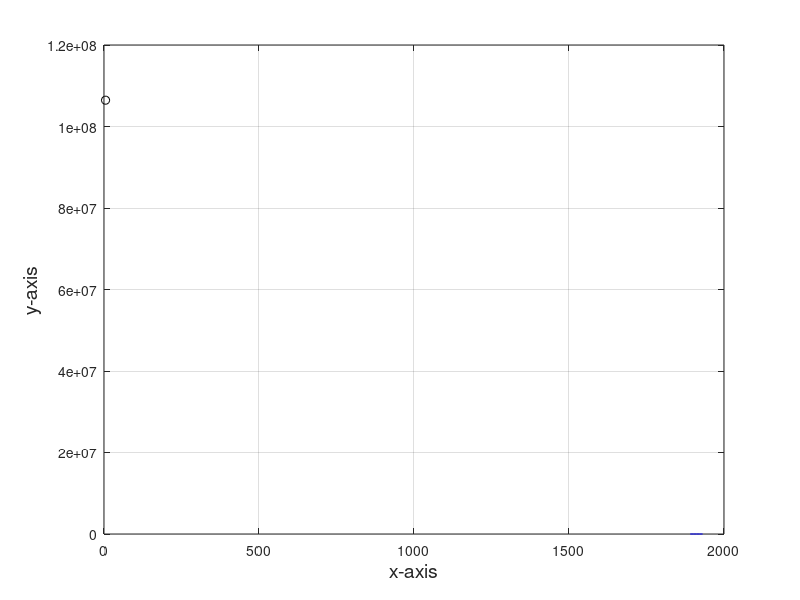

MATLAB code to generate this figure:
% Write a matlab program by using Newton Forward formula..
% % Determine the interpolated value for x=
% The data sets are given below:
% x=[1891 1901 1911 1921 1931];
% y=[9875 132285 168076 195690 246050];

clear fig
disp('Input');
x=[1891 1901 1911 1921 1931];
y=[46 66 81 93 106];
n=length(y);
for i=1:n
d(i,1)=y(i);
end
for i=1:n-1
for j=1:i
d(i+1,j+1)=d(1+i,j)-d(i,j);
end
end
disp([x',d])
xn=input('Enter the required value: ');
h=abs(x(2)-x(1));
u=(xn-x(1))/h;
res=d(1,1);
p=1;
for i=1:n-1;
p=p*(u-i+1);
q=factorial(i);
res=res+(p*d(i+1,i+1))/q;
end
disp('Output');
fprintf('\n The forward interpolation is %f',res);
plot(x,y,'-b')
hold on
plot(xn,res,'ok')
hold off
xlabel('x-axis','fontsize',14)
ylabel('y-axis','fontsize',14)
grid on
